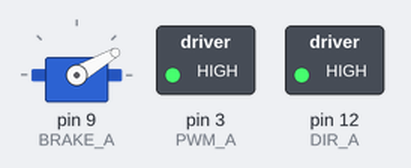
The sketch below on a simulated Arduino Uno, built with avr-gcc and run on an emulated ATmega328P. Parts: servo, switched loads named in the sketch (green lamp = pin HIGH). What the sketch prints to the serial monitor is not drawn. At 11.0 s the program stops and its outputs stay as they are.

Above: at 0.1 s.
At 5.1 s:
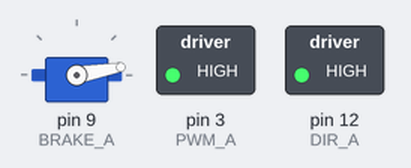
At 11.1 s:
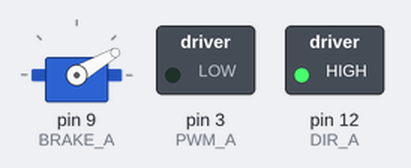
Timing chart, 0 to 12.5 s (numbered marks = the images above):
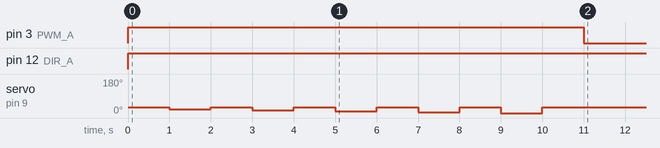

The sketch:

_001.ino
```cpp
#include <Servo.h>

Servo myservo;  // create servo object to control a servo
// twelve servo objects can be created on most boards


const int
PWM_A   = 3,
DIR_A   = 12,
BRAKE_A = 9,
SNS_A   = A0;


void setup() {
  // Configure the A output
  pinMode(BRAKE_A, OUTPUT);  // Brake pin on channel A
  pinMode(DIR_A, OUTPUT);    // Direction pin on channel A

  // Open Serial communication
  Serial.begin(9600);
  Serial.println("Motor shield DC motor Test:\n");

  myservo.attach(9);  // attaches the servo on pin 9 to the servo object
  Serial.begin(9600);

}

int x=30;
int dir=1;

void loop() {

        myservo.write(x);

        digitalWrite(BRAKE_A, LOW);  // setting brake LOW disable motor brake
        digitalWrite(DIR_A, HIGH);   // setting direction to HIGH the motor will spin forward

        analogWrite(PWM_A, 255);     // Set the speed of the motor, 255 is the maximum value
        delay(1000);

        myservo.write(x-10);
        delay(1000);
        myservo.write(x);
        delay(1000);

        myservo.write(x-15);
        delay(1000);
        myservo.write(x);
        delay(1000);

        myservo.write(x-20);
        delay(1000);
        myservo.write(x);
        delay(1000);

        myservo.write(x-25);
        delay(1000);
        myservo.write(x);
        delay(1000);

        myservo.write(x-30);
        delay(1000);
        myservo.write(x);
        delay(1000);


        analogWrite(PWM_A, 0);

        while(1);

}
```

Measured:
- by itself, pin 3 (PWM_A): LOW → HIGH at 0.00 s, → LOW 11.0 s later
- by itself, pin 12 (DIR_A): LOW → HIGH at 0.00 s
- by itself, servo on pin 9 (BRAKE_A): 30° → 20° at 1.0 s, → 30° 1.0 s later, → 15° 1.0 s later, → 30° 1.0 s later, … (10 changes in this stretch)
